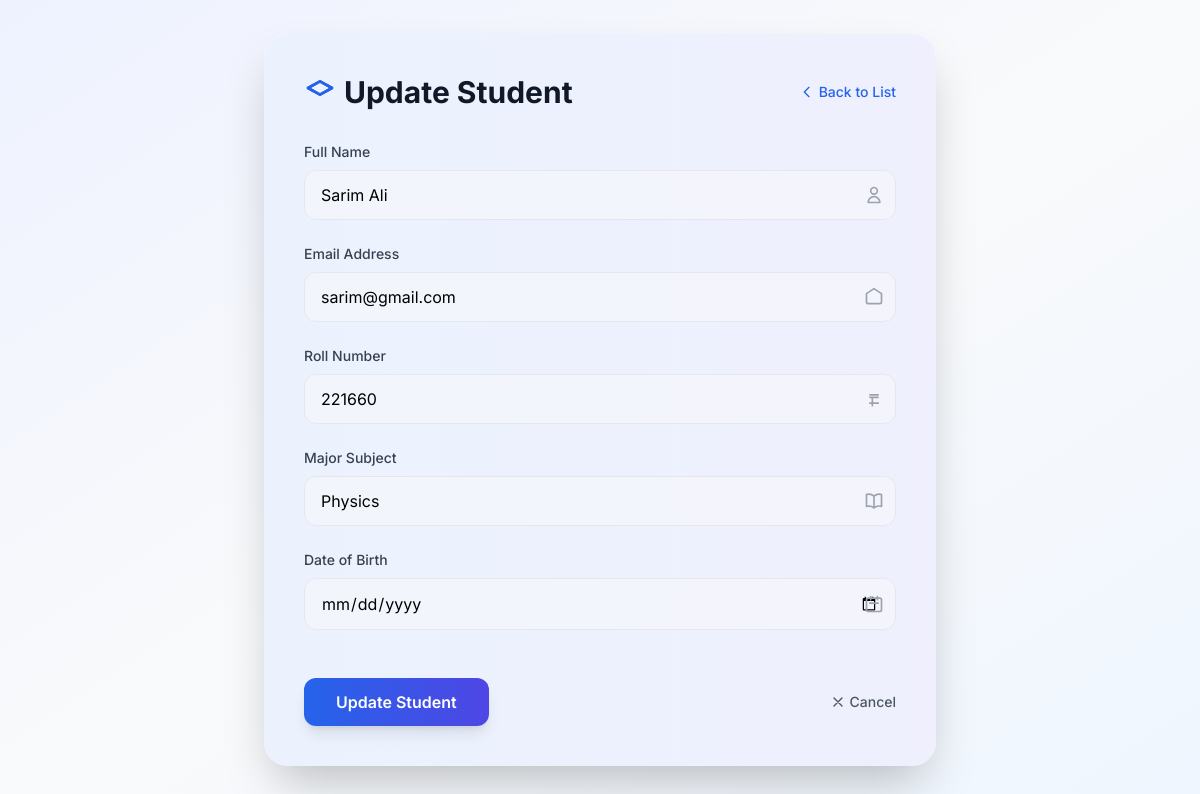
Screenshot of /students/4/edit/ with the database file from the repository.
### school/models.py (models this page shows, shortened)
class Student(models.Model):
    name = models.CharField(max_length=100)
    email = models.EmailField(unique=True)
    roll_no = models.CharField(max_length=20, unique=True)
    subject = models.CharField(max_length=50)
    date_of_birth = models.DateField()

### school/views.py (the view, shortened to what this page needs)
# urls.py: path('students/<int:pk>/edit/', views.student_update, name='student_update'),
def student_update(request, pk):
    student = get_object_or_404(Student, pk=pk)
    return render(request, 'dashboards/admin/students/student_form.html', {'student': student})

### school/templates/dashboards/admin/students/student_form.html (shortened to what this page needs)
{% load static %}
<!DOCTYPE html>
<html lang="en">
<head>
  <script src="https://cdn.tailwindcss.com"></script>
</head>
<body class="bg-gradient-to-br from-indigo-50 via-gray-50 to-blue-50 min-h-screen flex items-center justify-center p-4">
  <div class="form-container bg-white shadow-2xl rounded-3xl max-w-2xl w-full p-10 relative overflow-hidden">
    <div class="absolute inset-0 bg-gradient-to-r from-blue-500/10 to-indigo-500/10 rounded-3xl"></div>
    <div class="relative flex items-center justify-between mb-8">
      <h2 class="text-3xl font-bold text-gray-900 flex items-center gap-2">
        <svg class="w-8 h-8 text-blue-600" fill="none" stroke="currentColor" viewBox="0 0 24 24">
          <path stroke-linecap="round" stroke-linejoin="round" stroke-width="2" d="M12 14l9-5-9-5-9 5 9 5z" />
          <path stroke-linecap="round" stroke-linejoin="round" stroke-width="2" d="M12 14l9-5-9-5-9 5 9 5z" />
        </svg>
        {% if student %}Update Student{% else %}Add New Student{% endif %}
      </h2>
      <a href="{% url 'student_list' %}" class="text-sm text-blue-600 hover:text-blue-800 font-medium flex items-center gap-1 transition duration-200">
        <svg class="w-4 h-4" fill="none" stroke="currentColor" viewBox="0 0 24 24">
          <path stroke-linecap="round" stroke-linejoin="round" stroke-width="2" d="M15 19l-7-7 7-7" />
        </svg>
        Back to List
      </a>
    </div>
    <form method="post" class="relative space-y-6">
      <div class="input-group">
        <label class="block text-gray-700 mb-2 font-medium text-sm">Full Name</label>
        <div class="relative">
          <input type="text" name="name" value="{{ student.name|default:'' }}" required
                 class="w-full px-4 py-3 border border-gray-200 rounded-xl bg-gray-50/50 focus:outline-none focus:ring-2 focus:ring-blue-500 focus:border-transparent transition duration-200" />
          <svg class="absolute right-3 top-1/2 -translate-y-1/2 w-5 h-5 text-gray-400" fill="none" stroke="currentColor" viewBox="0 0 24 24">
            <path stroke-linecap="round" stroke-linejoin="round" stroke-width="2" d="M16 7a4 4 0 11-8 0 4 4 0 018 0zM12 14a7 7 0 00-7 7h14a7 7 0 00-7-7z" />
          </svg>
        </div>
      </div>
      <div class="input-group">
        <label class="block text-gray-700 mb-2 font-medium text-sm">Email Address</label>
        <div class="relative">
          <input type="email" name="email" value="{{ student.email|default:'' }}" required
                 class="w-full px-4 py-3 border border-gray-200 rounded-xl bg-gray-50/50 focus:outline-none focus:ring-2 focus:ring-blue-500 focus:border-transparent transition duration-200" />
          <svg class="absolute right-3 top-1/2 -translate-y-1/2 w-5 h-5 text-gray-400" fill="none" stroke="currentColor" viewBox="0 0 24 24">
            <path stroke-linecap="round" stroke-linejoin="round" stroke-width="2" d="M3 8l9-6 9 6v10a2 2 0 01-2 2H5a2 2 0 01-2-2V8z" />
          </svg>
        </div>
      </div>
      <div class="input-group">
        <label class="block text-gray-700 mb-2 font-medium text-sm">Roll Number</label>
        <div class="relative">
          <input type="text" name="roll_no" value="{{ student.roll_no|default:'' }}" required
                 class="w-full px-4 py-3 border border-gray-200 rounded-xl bg-gray-50/50 focus:outline-none focus:ring-2 focus:ring-blue-500 focus:border-transparent transition duration-200" />
          <svg class="absolute right-3 top-1/2 -translate-y-1/2 w-5 h-5 text-gray-400" fill="none" stroke="currentColor" viewBox="0 0 24 24">
            <path stroke-linecap="round" stroke-linejoin="round" stroke-width="2" d="M7 7h10m-10 10h10m-7-7v10m-3-10h10" />
          </svg>
        </div>
      </div>
      <div class="input-group">
        <label class="block text-gray-700 mb-2 font-medium text-sm">Major Subject</label>
        <div class="relative">
          <input type="text" name="subject" value="{{ student.subject|default:'' }}" required
                 class="w-full px-4 py-3 border border-gray-200 rounded-xl bg-gray-50/50 focus:outline-none focus:ring-2 focus:ring-blue-500 focus:border-transparent transition duration-200" />
        </div>
      </div>
      <div class="input-group">
        <label class="block text-gray-700 mb-2 font-medium text-sm">Date of Birth</label>
        <div class="relative">
          <input type="date" name="date_of_birth" value="{{ student.date_of_birth|default:'' }}" required
                 class="w-full px-4 py-3 border border-gray-200 rounded-xl bg-gray-50/50 focus:outline-none focus:ring-2 focus:ring-blue-500 focus:border-transparent transition duration-200" />
          <svg class="absolute right-3 top-1/2 -translate-y-1/2 w-5 h-5 text-gray-400" fill="none" stroke="currentColor" viewBox="0 0 24 24">
            <path stroke-linecap="round" stroke-linejoin="round" stroke-width="2" d="M8 7V3m8 4V3m-9 8h10M5 21h14a2 2 0 002-2V7a2 2 0 00-2-2H5a2 2 0 00-2 2v12a2 2 0 002 2z" />
          </svg>
        </div>
      </div>
      <div class="flex justify-between items-center pt-6">
        <button type="submit" class="submit-btn bg-gradient-to-r from-blue-600 to-indigo-600 hover:from-blue-700 hover:to-indigo-700 text-white font-semibold py-3 px-8 rounded-xl shadow-lg transition duration-300">
          {% if student %}Update Student{% else %}Create Student{% endif %}
        </button>
        <a href="{% url 'student_list' %}" class="text-sm text-gray-600 hover:text-gray-900 font-medium flex items-center gap-1 transition duration-200">
          <svg class="w-4 h-4" fill="none" stroke="currentColor" viewBox="0 0 24 24">
            <path stroke-linecap="round" stroke-linejoin="round" stroke-width="2" d="M6 18L18 6M6 6l12 12" />
          </svg>
          Cancel
        </a>
      </div>
    </form>
  </div>
</body>
</html>

### school/templates/dashboards/admin/students/student_form.html (style rules this page uses)
body { font-family: 'Inter', sans-serif; }
.form-container { animation: fadeIn 0.5s ease-in-out; }
.input-group { transition: transform 0.3s ease; }
.submit-btn { position: relative; overflow: hidden; }
.submit-btn::after { content: ''; position: absolute; top: 50%; left: 50%; width: 0; height: 0; background: rgba(255, 255, 255, 0.2); border-radius: 50%; transform: translate(-50%, -50%); transition: width 0.6s ease, height 0.6s ease; }

### rows the page displays
Student: name "Sarim Ali", email "sarim@gmail.com", roll_no "221660", subject "Physics"
